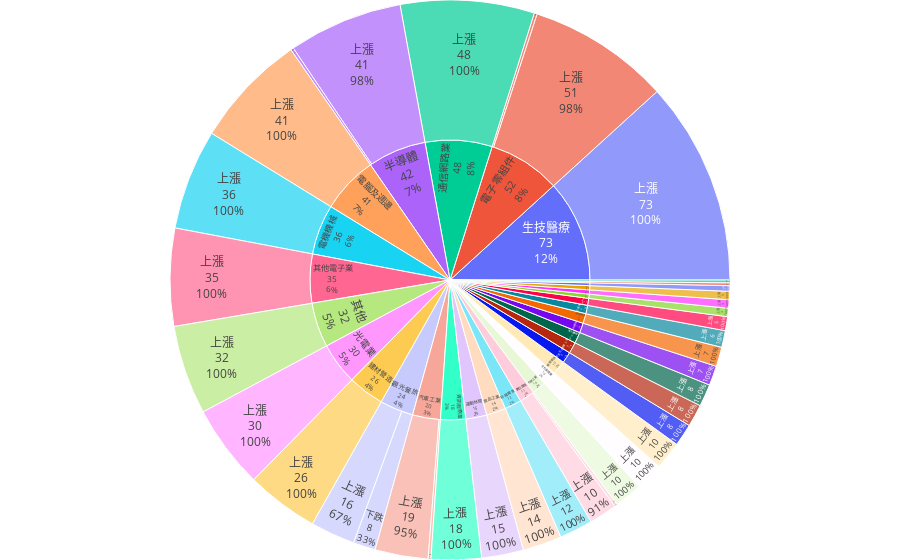

The notebook cell this image was saved under:
### Code cell
fig = px.sunburst(pie_data, path=['產業名稱', '漲跌'], values='Counts', custom_data=['Counts'])

fig.update_layout(margin=dict(l=0, r=0, b=0, t=0))
fig.update_traces(textinfo='label+value+percent parent')

hover_template = f'<b>%{{label}}</b><br>Counts: %{{customdata[0]}}<br>佔比: %{{percentParent:.0%}}'
fig.update_traces(hovertemplate=hover_template)
fig.show()

### Figure 1 — Plotly figure (JSON) as saved in the notebook; plotly's stock layout.template omitted (floating-point values rounded to 4 significant figures)
{"data": [{"branchvalues": "total", "customdata": [[30], [32], [35], [10], [41], [3], [7], [8], [26], [10], [10], [1], [3], [19], [7], [2], [73], [12], [10], [6], [16], [3], [18], [48], [1], [15], [8], [5], [8], [51], [36], [41], [14], [1], [1], [1], [8], [1], [30], [32], [35], [10], [42], [3], [7], [8], [26], [11], [10], [1], [3], [20], [7], [2], [73], [12], [10], [6], [24], [3], [18], [48], [1], [15], [8], [5], [8], [52], [36], [41], [14]], "domain": {"x": [0, 1], "y": [0, 1]}, "hovertemplate": "<b>%{label}</b><br>Counts: %{customdata[0]}<br>佔比: %{percentParent:.0%}", "ids": ["光電業/上漲", "其他/上漲", "其他電子業/上漲", "化學工業/上漲", "半導體/上漲", "塑膠工業/上漲", "存託憑證/上漲", "居家生活/上漲", "建材營造/上漲", "數位雲端/上漲", "文化創意業/上漲", "橡膠工業/上漲", "水泥工業/上漲", "汽車工業/上漲", "油電燃氣業/上漲", "玻璃陶瓷/上漲", "生技醫療/上漲", "紡織纖維/上漲", "綠能環保/上漲", "航運業/上漲", "觀光餐旅/上漲", "貿易百貨/上漲", "資訊服務業/上漲", "通信網路業/上漲", "造紙工業/上漲", "運動休閒/上漲", "鋼鐵工業/上漲", "電器電纜/上漲", "電子通路業/上漲", "電子零組件/上漲", "電機機械/上漲", "電腦及週邊/上漲", "食品工業/上漲", "半導體/下跌", "數位雲端/下跌", "汽車工業/下跌", "觀光餐旅/下跌", "電子零組件/下跌", "光電業", "其他", "其他電子業", "化學工業", "半導體", "塑膠工業", "存託憑證", "居家生活", "建材營造", "數位雲端", "文化創意業", "橡膠工業", "水泥工業", "汽車工業", "油電燃氣業", "玻璃陶瓷", "生技醫療", "紡織纖維", "綠能環保", "航運業", "觀光餐旅", "貿易百貨", "資訊服務業", "通信網路業", "造紙工業", "運動休閒", "鋼鐵工業", "電器電纜", "電子通路業", "電子零組件", "電機機械", "電腦及週邊", "食品工業"], "labels": ["上漲", "上漲", "上漲", "上漲", "上漲", "上漲", "上漲", "上漲", "上漲", "上漲", "上漲", "上漲", "上漲", "上漲", "上漲", "上漲", "上漲", "上漲", "上漲", "上漲", "上漲", "上漲", "上漲", "上漲", "上漲", "上漲", "上漲", "上漲", "上漲", "上漲", "上漲", "上漲", "上漲", "下跌", "下跌", "下跌", "下跌", "下跌", "光電業", "其他", "其他電子業", "化學工業", "半導體", "塑膠工業", "存託憑證", "居家生活", "建材營造", "數位雲端", "文化創意業", "橡膠工業", "水泥工業", "汽車工業", "油電燃氣業", "玻璃陶瓷", "生技醫療", "紡織纖維", "綠能環保", "航運業", "觀光餐旅", "貿易百貨", "資訊服務業", "通信網路業", "造紙工業", "運動休閒", "鋼鐵工業", "電器電纜", "電子通路業", "電子零組件", "電機機械", "電腦及週邊", "食品工業"], "name": "", "parents": ["光電業", "其他", "其他電子業", "化學工業", "半導體", "塑膠工業", "存託憑證", "居家生活", "建材營造", "數位雲端", "文化創意業", "橡膠工業", "水泥工業", "汽車工業", "油電燃氣業", "玻璃陶瓷", "生技醫療", "紡織纖維", "綠能環保", "航運業", "觀光餐旅", "貿易百貨", "資訊服務業", "通信網路業", "造紙工業", "運動休閒", "鋼鐵工業", "電器電纜", "電子通路業", "電子零組件", "電機機械", "電腦及週邊", "食品工業", "半導體", "數位雲端", "汽車工業", "觀光餐旅", "電子零組件", "", "", "", "", "", "", "", "", "", "", "", "", "", "", "", "", "", "", "", "", "", "", "", "", "", "", "", "", "", "", "", "", ""], "textinfo": "label+value+percent parent", "type": "sunburst", "values": [30, 32, 35, 10, 41, 3, 7, 8, 26, 10, 10, 1, 3, 19, 7, 2, 73, 12, 10, 6, 16, 3, 18, 48, 1, 15, 8, 5, 8, 51, 36, 41, 14, 1, 1, 1, 8, 1, 30, 32, 35, 10, 42, 3, 7, 8, 26, 11, 10, 1, 3, 20, 7, 2, 73, 12, 10, 6, 24, 3, 18, 48, 1, 15, 8, 5, 8, 52, 36, 41, 14]}], "layout": {"legend": {"tracegroupgap": 0}, "margin": {"b": 0, "l": 0, "r": 0, "t": 0}}}
